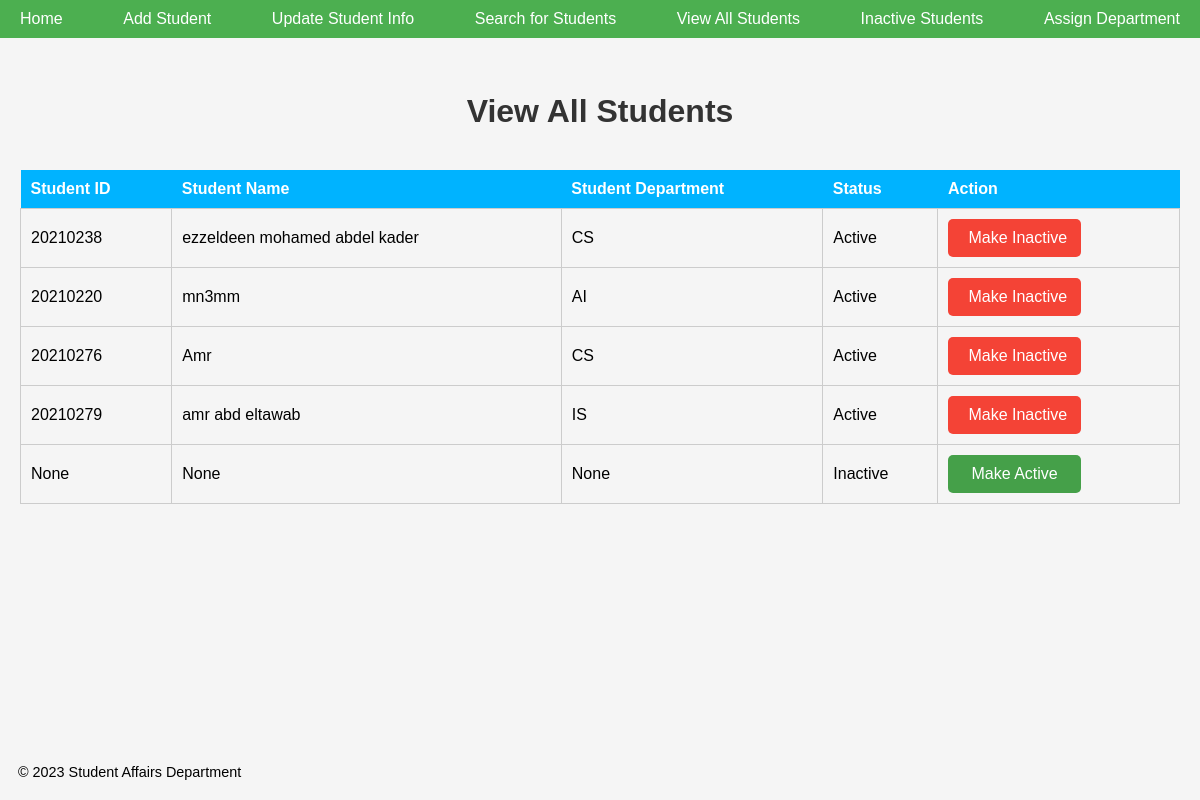
Before: /ViewAllStudents with the older database file.
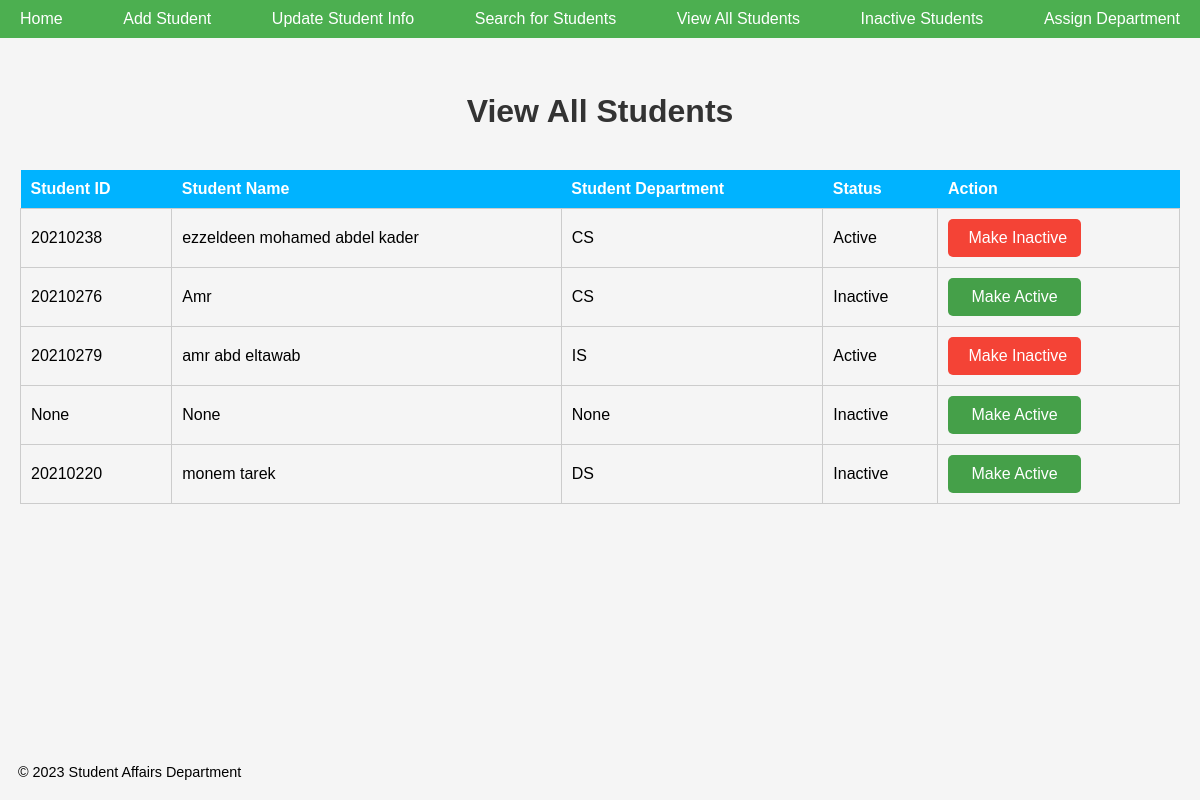
After: the same page with the newer database file.
### pages/models.py (models this page shows, shortened)
class Student(models.Model):
    TypeGender = [
        ('Male', 'Male'),
        ('Female', 'Female')
    ]
    AvailableDepartment = [
        ('CS', 'CS'),
        ('DS', 'DS'),
        ('IT', 'IT'),
        ('AI', 'AI'),
        ('IS', 'IS')
    ]
    name = models.CharField(max_length=50, null=True)
    idoCollage = models.CharField(max_length=8, null=True)
    dob = models.DateField(null=True)
    gpa = models.DecimalField(max_digits=4, decimal_places=1, null=True)
    gender = models.CharField(max_length=6, null=True)
    level = models.IntegerField(null=True)
    status = models.BooleanField(default=False, null=True)
    department = models.CharField(max_length=2, null=True)
    email = models.CharField(max_length=50, null=True)
    mobile = models.CharField(max_length=11, null=True)

### pages/views.py (the view)
# urls.py: path('ViewAllStudents', views.View_All_Students, name='View All Students'),
def View_All_Students(request):
    students = Student.objects.all()
    context = {'students': students}
    return render(request, 'pages/View All Students.html', context)

### templates/pages/View All Students.html (shortened to what this page needs)
{% extends 'base.html' %}
{% load static %}
{% block content %}
<!DOCTYPE html>
<html>
<head>
    <link rel="stylesheet" type="text/css" href="{% static 'css/View All Students.css' %}">
</head>
<body>
<div class="container">
    <h1>View All Students</h1>
    <main>
        <table id="table1">
            <thead>
            <tr>
                <th>Student ID</th>
                <th>Student Name</th>
                <th>Student Department</th>
                <th>Status</th>
                <th>Action</th>
            </tr>
            </thead>
            <tbody>
                {% for student in students %}
                <tr>
                    <td>{{ student.idoCollage }}</td>
                    <td>{{ student.name }}</td>
                    <td>{{ student.department }}</td>
                    {% if student.status %}
                        <td id="{{ student.idoCollage}}status">Active</td>
                        <td>
                            <input type="button" id="{{ student.idoCollage }}btn" onclick="changeStdStatus({{ student.idoCollage }})" class="inactive-btn" value="Make Inactive">
                        </td>
                    {% else %}
                        <td id="{{ student.idoCollage }}status">Inactive</td>
                        <td>
                            <input type="button" id="{{ student.idoCollage}}btn" onclick="changeStdStatus({{ student.idoCollage }})" class="active-btn" value="Make Active">
                        </td>
                    {% endif %}
                </tr>
                {% endfor %}
            </tbody>
        </table>
    </main>
</div>
</body>
</html>
{% endblock content %}

### templates/base.html (shortened to what this page needs)
{% load static %}
<head>
</head>
{% include 'partes/navbar.html'%}
{% block content%}
{% endblock content%}
{% include 'partes/footer.html'%}
<body>
</body>

### templates/partes/navbar.html
{% load static %}
<link rel="stylesheet" type="text/css" href="{% static 'css/NavBar.css'%}"/>
<header>
        <nav>
            <ul>
                <li><a href="{% url 'Home' %}">Home</a></li>
                <li><a href="{% url 'Add Student' %}">Add Student</a></li>
                <li><a href="{% url 'Update Student Information' %}">Update Student Info</a></li>
                <li><a href="{% url 'Search For Students' %}">Search for Students</a></li>
                <li><a href="{% url 'View All Students' %}">View All Students</a></li>
                <li><a href="{% url 'Inactive Students Page' %}">Inactive Students</a></li>
                <li><a href="{% url 'Assign Department Page' %}">Assign Department</a></li>
            </ul>
        </nav>
</header>

### templates/partes/footer.html
{% load static %}
<link rel="stylesheet" type="text/css" href="{% static 'css/Footer.css'%}"/>
<footer>
    <p>&copy; 2023 Student Affairs Department</p>
</footer>

### project/static/css/NavBar.css (style rules this page uses)
header { background-color: #4CAF50; color: #fff; padding: 10px; }
nav ul { list-style: none; margin: 0; padding: 0; display: flex; justify-content: space-between; }
nav li { margin: 0 10px; }
nav a { color: #fff; text-decoration: none; }

### project/static/css/View All Students.css (style rules this page uses)
* { margin: 0; padding: 0; box-sizing: border-box; }
body { font-family: Arial, sans-serif; background-color: #f5f5f5; }
h1 { text-align: center; color: #333; margin: 35px 20px; }
.container { max-width: 1200px; margin: 0 auto; padding: 20px; }
table { border-collapse: collapse; width: 100%; margin-top: 40px; }
th { font-weight: bold; text-align: left; background-color: #00b3ff; color: #fff; padding: 10px; }
td { padding: 10px; border: 1px solid #ccc; }
.active-btn { background-color: #45a049; color: #fff; border: none; display: inline-block; padding: 10px 20px; border-radius: 5px; font-size: 16px; cursor: pointer; transition: background-color 0.2s; width: 60%; }
.inactive-btn { background-color: #f44336; color: #fff; border: none; display: inline-block; padding: 10px 20px; border-radius: 5px; font-size: 16px; cursor: pointer; transition: background-color 0.2s; width: 60%; }

### project/static/css/Footer.css (style rules this page uses)
footer { background-color: #ffffff00 !important; color: #000000; padding: 10px; text-align: center; position: fixed; width: 100%; bottom: 0; left: 0; }
footer p { list-style: none; margin: 8px; padding: 0; display: flex; font-size: 0.9rem; line-height: 1.5; margin-bottom: 6px; }

Changed rows visible on the page:
removed Student: idoCollage "20210220", name "mn3mm", department "AI"
changed Student "Amr": value "Make Inactive" → "Make Active"; status "Active" → "Inactive"
added Student: idoCollage "20210220", name "monem tarek", department "DS"
